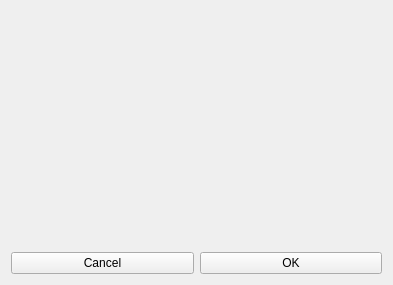
<?xml version="1.0" encoding="UTF-8"?>
<ui version="4.0">
 <class>ColorPicker</class>
 <widget class="QDialog" name="ColorPicker">
  <property name="geometry">
   <rect>
    <x>0</x>
    <y>0</y>
    <width>393</width>
    <height>285</height>
   </rect>
  </property>
  <property name="windowTitle">
   <string>Dialog</string>
  </property>
  <layout class="QVBoxLayout" name="verticalLayout" stretch="1,0">
   <item>
    <widget class="picogen::qt4_gui::ColorPickerWidget" name="pickerWidget" native="true"/>
   </item>
   <item>
    <layout class="QHBoxLayout" name="horizontalLayout">
     <property name="topMargin">
      <number>0</number>
     </property>
     <item>
      <widget class="QPushButton" name="cancelButton">
       <property name="text">
        <string>Cancel</string>
       </property>
       <property name="autoDefault">
        <bool>false</bool>
       </property>
      </widget>
     </item>
     <item>
      <widget class="QPushButton" name="okayButton">
       <property name="text">
        <string>OK</string>
       </property>
       <property name="autoDefault">
        <bool>false</bool>
       </property>
      </widget>
     </item>
    </layout>
   </item>
  </layout>
 </widget>
 <customwidgets>
  <customwidget>
   <class>picogen::qt4_gui::ColorPickerWidget</class>
   <extends>QWidget</extends>
   <header location="global">colorpickerwidget.h</header>
   <container>1</container>
  </customwidget>
 </customwidgets>
 <resources/>
 <connections/>
</ui>
